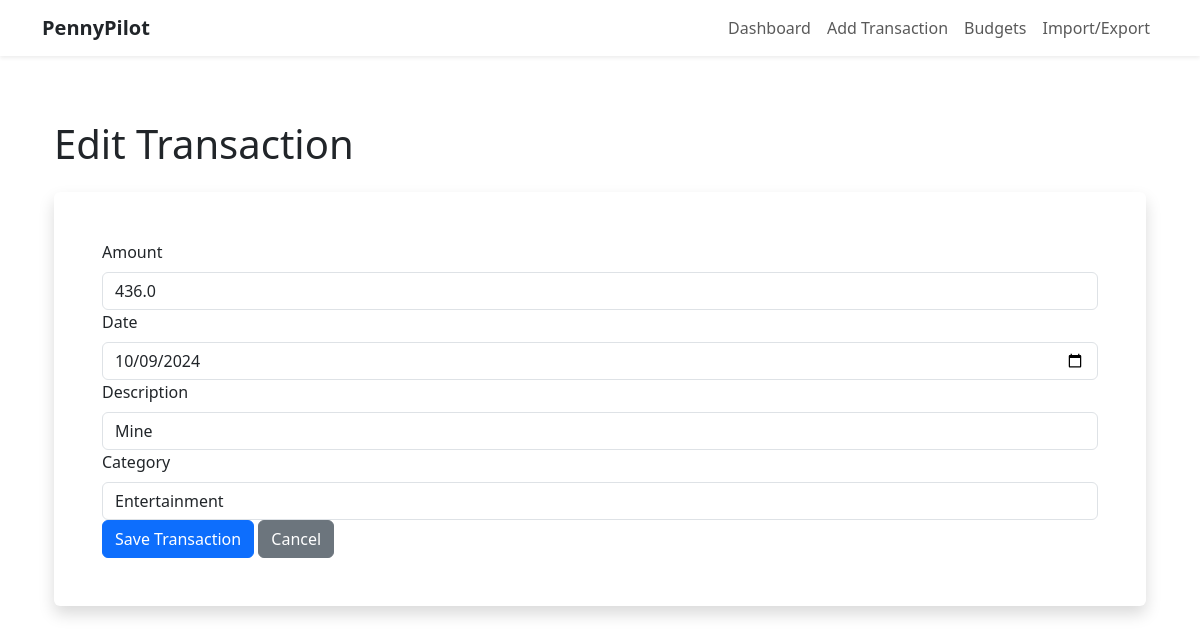
Page /edit/2 on the committed database.
### models/models.py (models this page shows, shortened)
class Transaction(db.Model):
    id = db.Column(db.Integer, primary_key=True)
    amount = db.Column(db.Float, nullable=False)
    date = db.Column(db.Date, default=datetime.utcnow)
    description = db.Column(db.String(200))
    category_id = db.Column(db.Integer, db.ForeignKey('category.id'), nullable=False)
    category = db.relationship('Category', backref=db.backref('transactions', lazy=True))

### app.py (the view, shortened to what this page needs)
@app.route('/edit/<int:transaction_id>', methods=['GET', 'POST'])
def edit_transaction(transaction_id):
    transaction = Transaction.query.get_or_404(transaction_id)
    form = TransactionForm(obj=transaction)
    return render_template('edit_transaction.html', form=form, transaction=transaction)

### forms/forms.py (shortened to what this page needs)
class TransactionForm(FlaskForm):
    amount = FloatField('Amount', validators=[DataRequired(), NumberRange(min=0.01)])
    date = DateField('Date', format='%Y-%m-%d', validators=[DataRequired()])
    description = StringField('Description', validators=[Length(max=200)])
    category = SelectField('Category', coerce=int, validators=[DataRequired()])
    is_recurring = BooleanField('Is Recurring')
    frequency = SelectField(
        'Frequency',
        choices=[('', 'Select Frequency'), ('Daily', 'Daily'), ('Weekly', 'Weekly'), ('Monthly', 'Monthly')],
        validators=[Optional()]
    )
    next_date = DateField('Next Date', format='%Y-%m-%d', validators=[Optional()])
    submit = SubmitField('Save Transaction')
    def __init__(self, *args, **kwargs):
        super(TransactionForm, self).__init__(*args, **kwargs)
        self.category.choices = [(c.id, c.name) for c in Category.query.order_by('name')]

### templates/edit_transaction.html (shortened to what this page needs)
{% extends "base.html" %}
{% block content %}
<div class="container mt-5">
    <h1 class="mb-4">Edit Transaction</h1>
    <form method="POST" class="bg-white p-5 rounded shadow">
        <div class="form-group">
            {{ form.amount.label(class="form-label") }}
            {{ form.amount(class="form-control form-control-custom", placeholder="Enter amount") }}
        </div>
        <div class="form-group">
            {{ form.date.label(class="form-label") }}
            {{ form.date(class="form-control") }}
        </div>
        <div class="form-group">
            {{ form.description.label(class="form-label") }}
            {{ form.description(class="form-control", placeholder="Enter description") }}
        </div>
        <div class="form-group">
            {{ form.category.label(class="form-label") }}
            {{ form.category(class="form-control") }}
        </div>
        <button type="submit" class="btn btn-primary btn-custom">{{ form.submit.label.text }}</button>
        <a href="{{ url_for('dashboard') }}" class="btn btn-secondary">Cancel</a>
    </form>
</div>
{% endblock %}

### static/css/styles.css (style rules this page uses)
body { font-family: 'Roboto', sans-serif; background-color: #f5f5f7; color: #333; }
h1, h2, h3, h4, h5, h6 { color: #1c1c1e; }
a { text-decoration: none; }
.btn-primary { background-color: #0071e3; border-color: #0071e3; }
.form-control { border-radius: 8px; border: 1px solid #ccc; }
.btn-custom { border-radius: 50px; padding: 10px 20px; }
.form-control-custom { border-radius: 10px; border: 1px solid #ced4da; }

### rows in the picture
Transaction: amount "436.0", date "10/09/2024", description "Mine", category "Entertainment"
